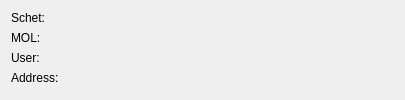
<?xml version="1.0" encoding="UTF-8"?>
<ui version="4.0">
 <class>WGrAttr</class>
 <widget class="QWidget" name="WGrAttr">
  <property name="geometry">
   <rect>
    <x>0</x>
    <y>0</y>
    <width>405</width>
    <height>100</height>
   </rect>
  </property>
  <property name="sizePolicy">
   <sizepolicy hsizetype="Expanding" vsizetype="Fixed">
    <horstretch>0</horstretch>
    <verstretch>0</verstretch>
   </sizepolicy>
  </property>
  <property name="windowTitle">
   <string>Form</string>
  </property>
  <layout class="QVBoxLayout" name="verticalLayout">
   <item>
    <layout class="QFormLayout" name="formLayout">
     <item row="0" column="0">
      <widget class="QLabel" name="label">
       <property name="text">
        <string>Schet:</string>
       </property>
      </widget>
     </item>
     <item row="0" column="1">
      <widget class="SelectAttribute" name="schet" native="true">
       <property name="sizePolicy">
        <sizepolicy hsizetype="Expanding" vsizetype="Fixed">
         <horstretch>0</horstretch>
         <verstretch>0</verstretch>
        </sizepolicy>
       </property>
      </widget>
     </item>
     <item row="1" column="0">
      <widget class="QLabel" name="label_2">
       <property name="text">
        <string>MOL:</string>
       </property>
      </widget>
     </item>
     <item row="1" column="1">
      <widget class="SelectAttribute" name="mol" native="true">
       <property name="sizePolicy">
        <sizepolicy hsizetype="Expanding" vsizetype="Fixed">
         <horstretch>0</horstretch>
         <verstretch>0</verstretch>
        </sizepolicy>
       </property>
      </widget>
     </item>
     <item row="2" column="0">
      <widget class="QLabel" name="label_3">
       <property name="text">
        <string>User:</string>
       </property>
      </widget>
     </item>
     <item row="2" column="1">
      <widget class="SelectAttribute" name="user" native="true">
       <property name="sizePolicy">
        <sizepolicy hsizetype="Expanding" vsizetype="Fixed">
         <horstretch>0</horstretch>
         <verstretch>0</verstretch>
        </sizepolicy>
       </property>
      </widget>
     </item>
     <item row="3" column="0">
      <widget class="QLabel" name="label_4">
       <property name="text">
        <string>Address:</string>
       </property>
      </widget>
     </item>
     <item row="3" column="1">
      <widget class="SelectAttribute" name="address" native="true"/>
     </item>
    </layout>
   </item>
  </layout>
 </widget>
 <customwidgets>
  <customwidget>
   <class>SelectAttribute</class>
   <extends>QWidget</extends>
   <header location="global">selectattribute.h</header>
   <container>1</container>
  </customwidget>
 </customwidgets>
 <resources/>
 <connections/>
</ui>
